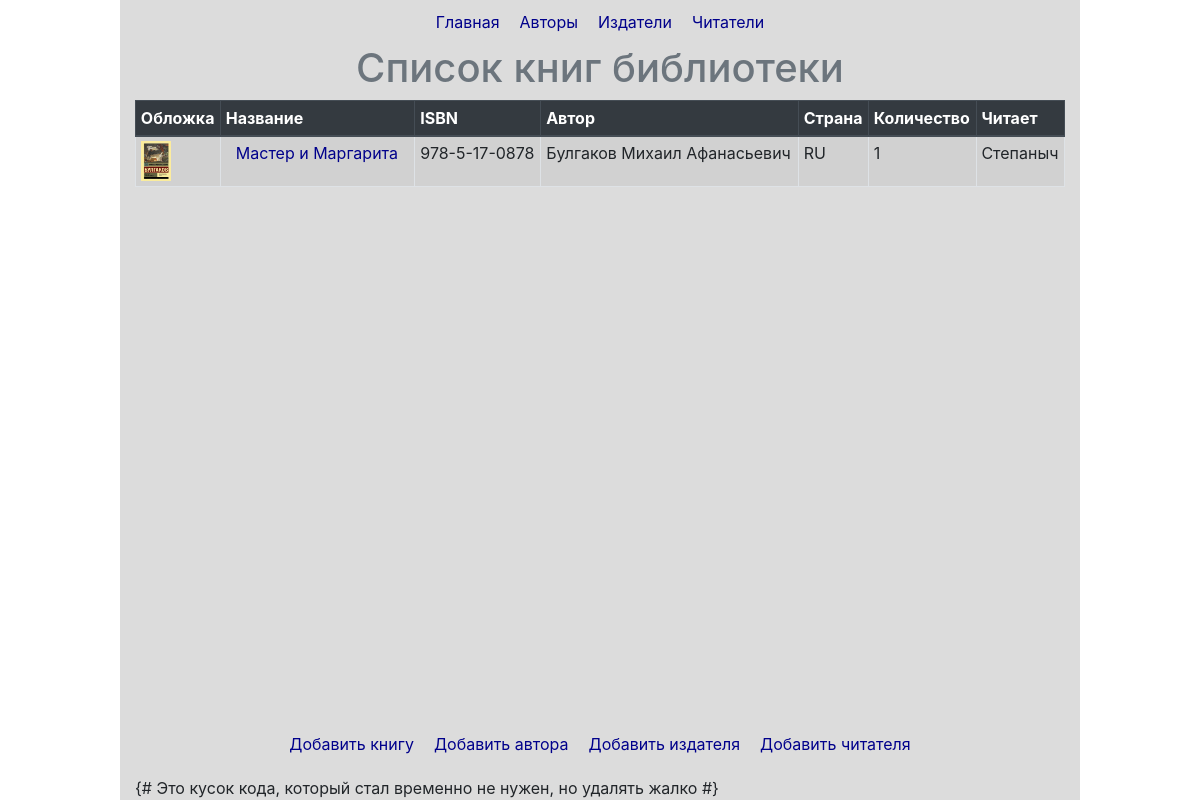
Page /p_library/ on the committed database.
### p_library/models.py (models this page shows, shortened)
class Book(models.Model):
    ISBN = models.CharField(max_length=13)
    title = models.TextField('Название книги')
    description = models.TextField('Описание')
    year_release = models.SmallIntegerField('Год издания', default=0)
    copy_count = models.PositiveSmallIntegerField('Количество копий', default=1)
    price = models.FloatField('Цена', default=0.00)
    author = models.ForeignKey('Author', on_delete=models.SET_NULL, null=True, blank=True)
    publisher = models.ForeignKey('Publisher', on_delete=models.SET_NULL, null=True, blank=True)
    friend = models.ForeignKey('Friend', on_delete=models.SET_NULL, null=True, related_name='friends', blank=True)
    cover = models.ImageField(upload_to='book_covers', null=True, blank=True)
    class Meta:
        ordering = ['title']
        verbose_name = 'Книга'
        verbose_name_plural = 'Книги'

class Author(models.Model):
    full_name = models.TextField('Полное имя')
    birth_year = models.SmallIntegerField('Год рождения')
    country = models.CharField('Страна', max_length=2)
    cover = models.ImageField(upload_to='authors_covers', null=True, blank=True)
    class Meta:
        verbose_name = "Автор"
        verbose_name_plural = "Авторы"

class Friend(models.Model):
    full_name = models.fields.CharField('Полное имя', max_length=100)
    cover = models.ImageField(upload_to='readers_covers', null=True, blank=True)
    def __str__(self):
        return self.full_name
    class Meta:
        ordering = ['full_name']
        verbose_name = 'Друг-читатель'
        verbose_name_plural = 'Друзья-читатели'

### p_library/views.py (the view)
# urls.py: path('', views.BookListView.as_view(), name='books'),
class BookListView(generic.ListView):
    model = Book
    template_name = 'p_library/books.html'
    context_object_name = 'books'

### p_library/templates/p_library/books.html (shortened to what this page needs)
{% extends 'p_library/base.html' %}
{% block content %}
<h1 class="text-muted">Список книг библиотеки</h1>
{% if books %}
<table class="table table-sm table-striped table-bordered table-hover">
    <thead class="thead-dark">
    <tr>
        <th>Обложка</th>
        <th>Название</th>
        <th>ISBN</th>
        <th>Автор</th>
        <th>Страна</th>
        <th>Количество</th>
        <th>Читает</th>
    </tr>
    </thead>
    {% for book in books %}
    <tr>
        <td title="Обложка">
            {% if book.cover %}
            <img src="{{ book.cover.url }}" alt="Обложка" width="30" height="40">
            {% else %}
            {% load static %}
            {% endif %}
        </td>
        <td title="Название книги"><a href="/p_library/book/{{ book.id }}">{{ book.title }}</a></td>
        <td title="ISBN">{{ book.ISBN }}</td>
        <td title="Имя автора">{{ book.author.full_name }}</td>
        <td title="Страна автора">{{ book.author.country }}</td>
        <td title="Количество копий в библиотеке">{{ book.copy_count }}</td>
        <td>
            {%if book.friend %}
            {{ book.friend }}
            {% else %}
            -
            {% endif %}
        </td>
    </tr>
    {% endfor %}
</table>
{% else %}
<h2>В библиотеке нет книг</h2>
{% endif %}
{% endblock %}

### p_library/static/style/my_style.css (style rules this page uses)
a { margin: 0 10px; color: DarkBlue; }

### rows in the picture
Book: cover (picture), title "Мастер и Маргарита", ISBN "978-5-17-0878", author.full_name "Булгаков Михаил Афанасьевич", author.country "RU", copy_count "1", friend "Степаныч"
